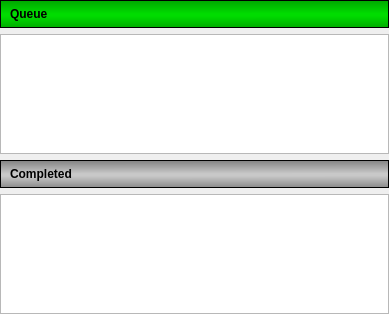
<?xml version="1.0" encoding="UTF-8"?>
<ui version="4.0">
 <class>RunManagerStatusWidget</class>
 <widget class="QWidget" name="RunManagerStatusWidget">
  <property name="geometry">
   <rect>
    <x>0</x>
    <y>0</y>
    <width>389</width>
    <height>314</height>
   </rect>
  </property>
  <property name="windowTitle">
   <string>Form</string>
  </property>
  <layout class="QVBoxLayout" name="verticalLayout_3">
   <property name="margin">
    <number>0</number>
   </property>
   <item>
    <widget class="QLabel" name="label">
     <property name="styleSheet">
      <string notr="true">QLabel {


color: black;

font: bold;

padding: 6px;

border: 1px solid black;

background-color: qlineargradient(spread:reflect, x1:0.463, y1:0, x2:0.468, y2:0.528409, stop:0 rgba(0, 165, 0, 255), stop:0.924171 rgba(0, 220, 0, 255));
}  
</string>
     </property>
     <property name="text">
      <string>Queue</string>
     </property>
    </widget>
   </item>
   <item>
    <widget class="QTreeView" name="treeView">
     <property name="contextMenuPolicy">
      <enum>Qt::ActionsContextMenu</enum>
     </property>
     <property name="alternatingRowColors">
      <bool>true</bool>
     </property>
     <property name="selectionMode">
      <enum>QAbstractItemView::ExtendedSelection</enum>
     </property>
     <property name="sortingEnabled">
      <bool>true</bool>
     </property>
     <addaction name="actionRaisePriority"/>
     <addaction name="actionLowerPriority"/>
     <addaction name="actionShowWarnings"/>
     <addaction name="actionOpenOutputFolder"/>
     <addaction name="actionDelete"/>
     <addaction name="actionSep"/>
     <addaction name="actionGoToOutput"/>
    </widget>
   </item>
   <item>
    <widget class="QLabel" name="label_2">
     <property name="styleSheet">
      <string notr="true">QLabel {


color: black;

font: bold;

padding: 6px;

border: 1px solid black;

background-color: qlineargradient(spread:reflect, x1:0.463, y1:0, x2:0.468, y2:0.528409, stop:0 rgba(128, 128, 128, 255), stop:0.924171 rgba(200, 200, 200, 255));
}  
</string>
     </property>
     <property name="text">
      <string>Completed</string>
     </property>
    </widget>
   </item>
   <item>
    <widget class="QTreeView" name="completedTreeView">
     <property name="contextMenuPolicy">
      <enum>Qt::ActionsContextMenu</enum>
     </property>
     <property name="alternatingRowColors">
      <bool>true</bool>
     </property>
     <property name="selectionMode">
      <enum>QAbstractItemView::ExtendedSelection</enum>
     </property>
     <property name="sortingEnabled">
      <bool>true</bool>
     </property>
     <property name="headerHidden">
      <bool>false</bool>
     </property>
     <attribute name="headerVisible">
      <bool>true</bool>
     </attribute>
     <attribute name="headerVisible">
      <bool>true</bool>
     </attribute>
     <addaction name="actionRerun"/>
     <addaction name="actionShowWarnings"/>
     <addaction name="actionOpenOutputFolder"/>
     <addaction name="actionDelete"/>
     <addaction name="actionSep"/>
     <addaction name="actionGoToOutput"/>
    </widget>
   </item>
  </layout>
  <action name="actionPause">
   <property name="checkable">
    <bool>true</bool>
   </property>
   <property name="icon">
    <iconset resource="RunManager.qrc">
     <normaloff>:/pause</normaloff>
     <normalon>:/play</normalon>:/pause</iconset>
   </property>
   <property name="text">
    <string>&amp;Pause</string>
   </property>
   <property name="toolTip">
    <string>Pause Queue Processing</string>
   </property>
   <property name="iconVisibleInMenu">
    <bool>true</bool>
   </property>
  </action>
  <action name="actionRaisePriority">
   <property name="icon">
    <iconset resource="RunManager.qrc">
     <normaloff>:/raise</normaloff>:/raise</iconset>
   </property>
   <property name="text">
    <string>Raise Priority</string>
   </property>
   <property name="toolTip">
    <string>Raise the priority of the selected job</string>
   </property>
   <property name="iconVisibleInMenu">
    <bool>true</bool>
   </property>
  </action>
  <action name="actionLowerPriority">
   <property name="icon">
    <iconset resource="RunManager.qrc">
     <normaloff>:/lower</normaloff>:/lower</iconset>
   </property>
   <property name="text">
    <string>Lower Priority</string>
   </property>
   <property name="toolTip">
    <string>Lower Priority</string>
   </property>
   <property name="iconVisibleInMenu">
    <bool>true</bool>
   </property>
  </action>
  <action name="actionRerun">
   <property name="icon">
    <iconset resource="RunManager.qrc">
     <normaloff>:/rerun</normaloff>:/rerun</iconset>
   </property>
   <property name="text">
    <string>Rerun</string>
   </property>
   <property name="toolTip">
    <string>Force job to be rerun</string>
   </property>
   <property name="iconVisibleInMenu">
    <bool>true</bool>
   </property>
  </action>
  <action name="actionShowWarnings">
   <property name="icon">
    <iconset resource="RunManager.qrc">
     <normaloff>:/show_warnings</normaloff>:/show_warnings</iconset>
   </property>
   <property name="text">
    <string>Show Job Warnings And Errors</string>
   </property>
   <property name="toolTip">
    <string>Show warnings and errors generated by the job</string>
   </property>
   <property name="iconVisibleInMenu">
    <bool>true</bool>
   </property>
  </action>
  <action name="actionGoToOutput">
   <property name="text">
    <string>Go To Output</string>
   </property>
   <property name="toolTip">
    <string>View the output from the selected job</string>
   </property>
   <property name="iconVisibleInMenu">
    <bool>true</bool>
   </property>
  </action>
  <action name="actionOpenOutputFolder">
   <property name="icon">
    <iconset resource="RunManager.qrc">
     <normaloff>:/open_folder</normaloff>:/open_folder</iconset>
   </property>
   <property name="text">
    <string>Open Output Folder</string>
   </property>
   <property name="toolTip">
    <string>Open the folder this job is creating output in.</string>
   </property>
   <property name="iconVisibleInMenu">
    <bool>true</bool>
   </property>
  </action>
  <action name="actionDelete">
   <property name="icon">
    <iconset resource="RunManager.qrc">
     <normaloff>:/delete</normaloff>:/delete</iconset>
   </property>
   <property name="text">
    <string>Delete</string>
   </property>
   <property name="toolTip">
    <string>Delete the selected job</string>
   </property>
   <property name="shortcut">
    <string>Del</string>
   </property>
   <property name="iconVisibleInMenu">
    <bool>true</bool>
   </property>
  </action>
  <action name="actionSep">
   <property name="text">
    <string>sep</string>
   </property>
  </action>
 </widget>
 <resources>
  <include location="RunManager.qrc"/>
 </resources>
 <connections/>
</ui>
